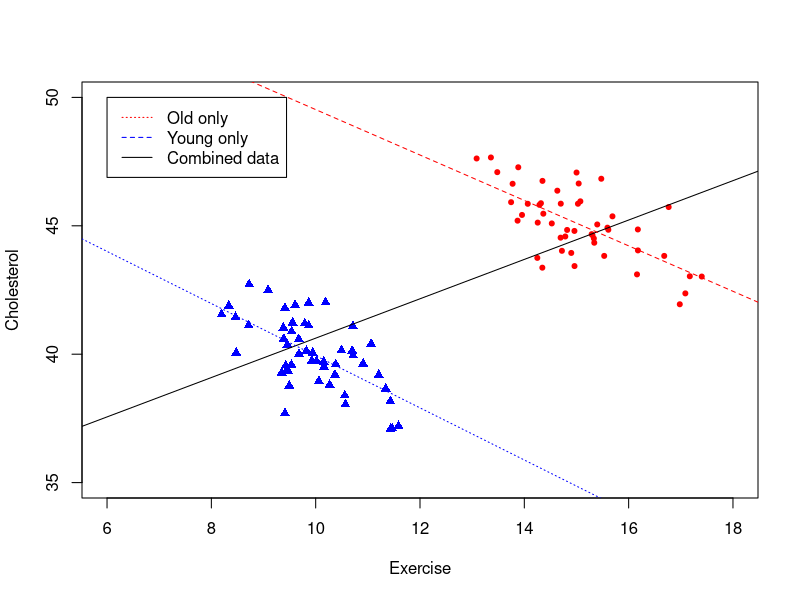
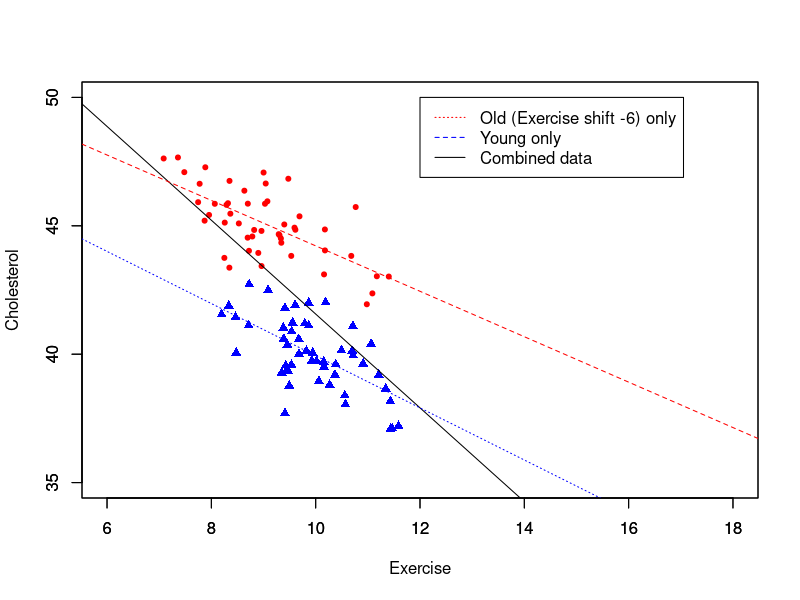
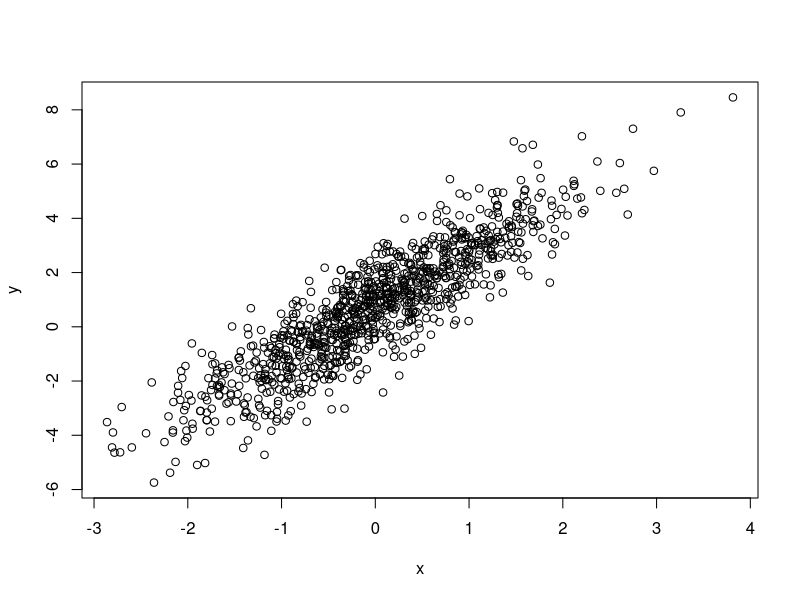
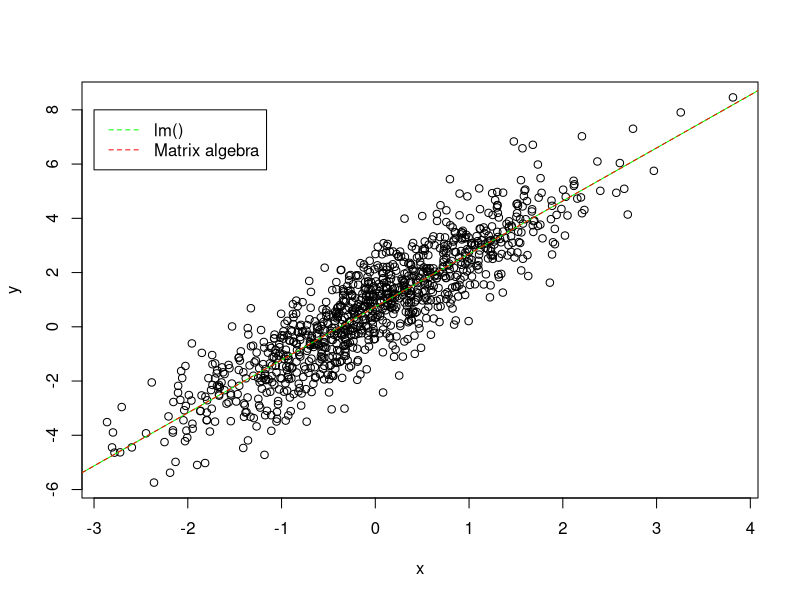
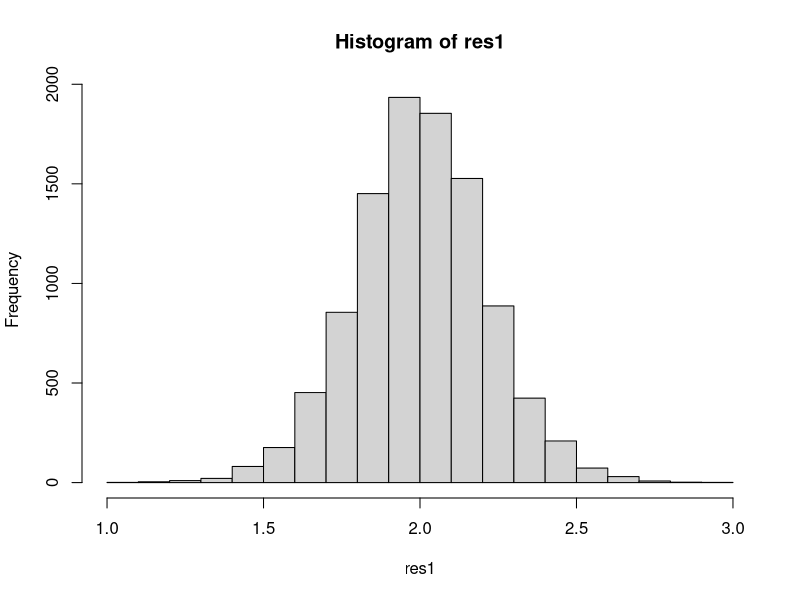
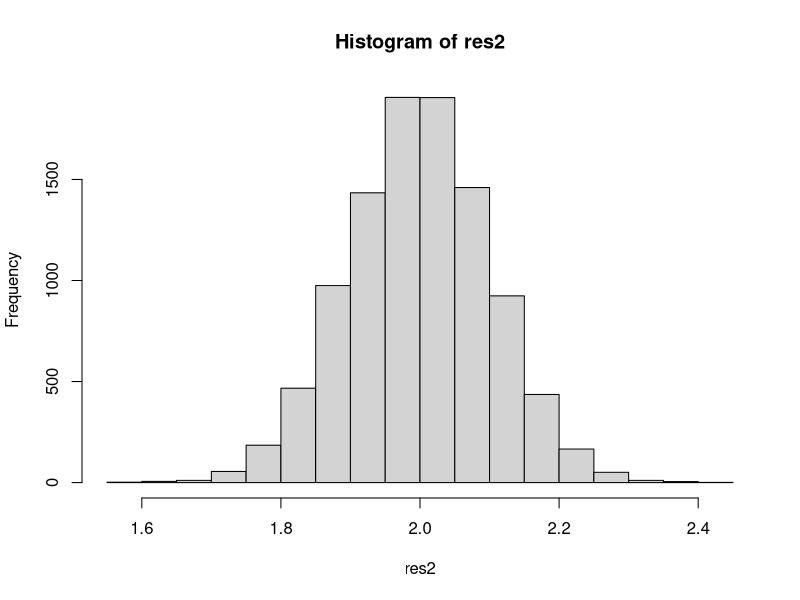
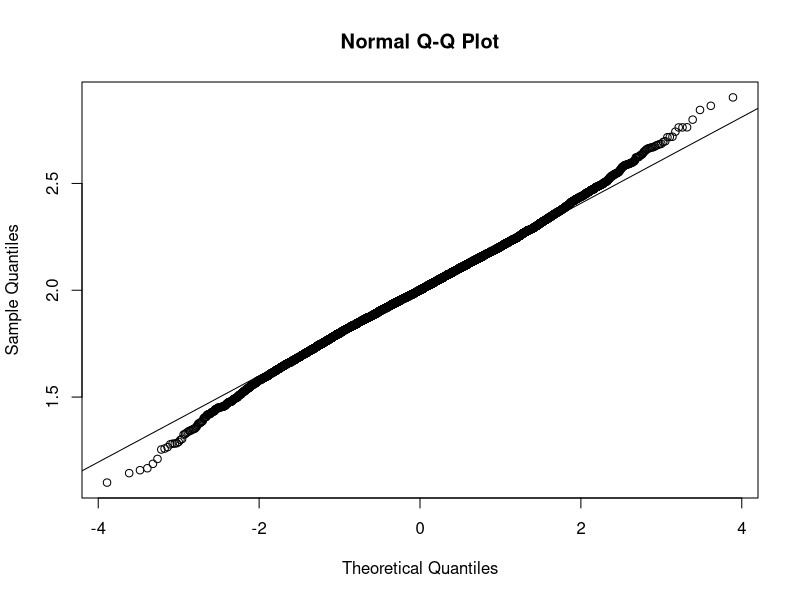
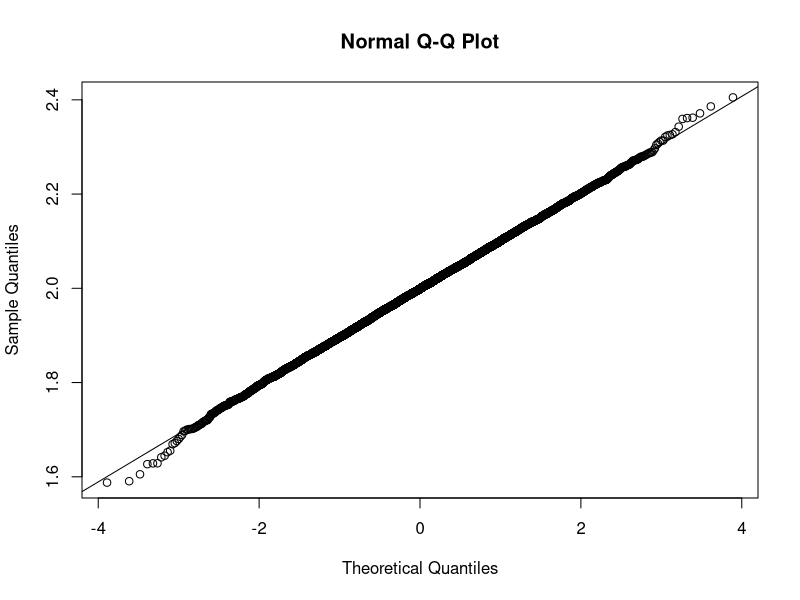

The R script that drew these images, in order:
## ---- chunk 1
knitr::opts_chunk$set(echo = TRUE)
## ---- chunk 2
library(Matrix)
library(MASS) # For Moore-Penrose pseudo-inverse ginv()
rankMatrix(matrix(c(1,1,2,2),nrow=2))
rankMatrix(matrix(c(1,1,2,2,1,2),nrow=3))
rankMatrix(matrix(c(1,1,2,0),nrow=2))
rankMatrix(matrix(c(1,2,3,2,0,2),nrow=3))
## ---- chunk 3
df = read.csv("exercise_and_cholesterol.csv")
old_df = df[df$Age=="Old",]
young_df = df[df$Age=="Young",]

attach(df)
plot(Cholesterol ~ Exercise,col=ifelse(Age=="Old","red","blue"),pch=ifelse(Age=="Old",20,17),ylim=c(35,50),xlim=c(6,18))

all_model = lm(Cholesterol ~ Exercise, data=df)
young_model = lm(Cholesterol ~ Exercise, data=young_df)
old_model = lm(Cholesterol ~ Exercise, data=old_df)
abline(all_model$coefficients[1],all_model$coefficients[2], lty="solid")
abline(young_model$coefficients[1],young_model$coefficients[2], lty="dotted",col="blue")
abline(old_model$coefficients[1],old_model$coefficients[2], lty="dashed",col="red")
legend(6, 50, legend=c("Old only", "Young only","Combined data"),
       col=c("red", "blue","black"), lty=c("dotted","dashed","solid"), cex=1)
## ---- chunk 4
df_alter=df
df_alter[df_alter$Age=="Old",]$Exercise = df_alter[df_alter$Age=="Old",]$Exercise - 6
old_df_alter = old_df
old_df_alter$Exercise = old_df_alter$Exercise - 6

plot(young_df$Cholesterol ~ young_df$Exercise,col="blue",pch=17,ylim=c(35,50),xlim=c(6,18),xlab="",ylab="")
par(new=TRUE)
plot(old_df_alter$Cholesterol ~ old_df_alter$Exercise,col="red",pch=20,ylim=c(35,50),xlim=c(6,18),xlab="Exercise",ylab="Cholesterol")

all_model = lm(Cholesterol ~ Exercise, data=df_alter)
young_model = lm(Cholesterol ~ Exercise, data=young_df)
old_model = lm(Cholesterol ~ Exercise, data=old_df_alter)
abline(all_model$coefficients[1],all_model$coefficients[2], lty="solid")
abline(young_model$coefficients[1],young_model$coefficients[2], lty="dotted",col="blue")
abline(old_model$coefficients[1],old_model$coefficients[2], lty="dashed",col="red")
legend(12, 50, legend=c("Old (Exercise shift -6) only", "Young only","Combined data"),
       col=c("red", "blue","black"), lty=c("dotted","dashed","solid"), cex=1)

## ---- chunk 5
set.seed(37)
# Data generation
x = rnorm(1000) # Sample 1000 points from N(0, 1)
e = rnorm(1000)
y = 0.7 + 2*x + e
plot(y ~ x)
## ---- chunk 6
# Use lm()
model = lm(y ~ x)
summary(model)
# y = 0.734 + 1.954 * x
## ---- chunk 7
# Use matrix algebra
X = cbind(rep(1,1000),x) # Add bias(constant for intercept) to data matrix
Y = y
beta_h = ginv(t(X)%*%X)%*%t(X)%*%Y
beta_h # \beta0 = 0.734, \beta1 = 1.954

plot(y ~ x)
abline(model$coefficients[1],model$coefficients[2],col="green")
abline(beta_h[1],beta_h[2],col="red",lty="dashed")
legend(-3,8,legend=c("lm()", "Matrix algebra"),col=c("green","red"),lty=c("dashed","dashed"))
## ---- chunk 8
X = cbind(rep(1,1000), x)
Y = y
# Objective function
fun = function(beta) {
  sum((Y - X%*%beta)^2)
}
# Start optimization with random initialization
optim(runif(2),fun) # \beta0 = 0.734, \beta1 = 1.954
## ---- chunk 9
beta1 = cov(x,y)/var(x)
beta0 = mean(y) - beta1*mean(x)
beta0 # 0.734
beta1 # 1.954
## ---- chunk 10
set.seed(37)
S = 10000
single_loop = function(N) {
  x = rnorm(N)
  e = rnorm(N)
  Y = 0.7 + 2*x + e
  X = cbind(rep(1,N),x)
  beta_h = ginv(t(X)%*%X)%*%t(X)%*%Y
  beta1 = beta_h[2]
}
vec_loop = Vectorize(single_loop)


res1 = vec_loop(rep(25,S))
hist(res1)
res2 = vec_loop(rep(100,S))
hist(res2)
mean(res1) # 2.002271
mean(res2) # 1.998513
var(res1) # 0.04465469
var(res2) # 0.01046778
t.test(res1, res2, alternative = "two.sided", var.equal = FALSE) # p-value = 0.1095

# Test normality
library(nortest)
#Anderson-Darling normality test
ad.test(res1) # p-value = 2.064e-08
qqnorm(res1)
qqline(res1)

ad.test(res1) # p-value = 2.064e-08
qqnorm(res2)
qqline(res2)
## ---- chunk 11
set.seed(37)
S = 10000
single_loop = function(N) {
  x = rnorm(N)
  e = runif(N)
  Y = 0.7 + 2*x + e
  X = cbind(rep(1,N),x)
  beta_h = ginv(t(X)%*%X)%*%t(X)%*%Y
  beta1 = beta_h[2]
}
vec_loop = Vectorize(single_loop)

res1 = vec_loop(rep(25,S))
hist(res1)
res2 = vec_loop(rep(100,S))
hist(res2)
mean(res1) # 1.999372
mean(res2) # 2.000016
var(res1) # 0.003772373
var(res2) # 0.0008630136
t.test(res1, res2, alternative = "two.sided", var.equal = TRUE) # p-value = 0.3446

#Anderson-Darling normality test
ad.test(res1) # p-value = 0.4207
qqnorm(res1)
qqline(res1)

ad.test(res1) # p-value = 0.4207
qqnorm(res2)
qqline(res2)
## ---- chunk 12
set.seed(37)
S = 10000
single_loop = function(N) {
  x = rnorm(N)
  e = rcauchy(N)
  Y = 0.7 + 2*x + e
  X = cbind(rep(1,N),x)
  beta_h = ginv(t(X)%*%X)%*%t(X)%*%Y
  beta1 = beta_h[2]
}
vec_loop = Vectorize(single_loop)

res1 = vec_loop(rep(25,S))
hist(res1)
res2 = vec_loop(rep(100,S))
hist(res2)
mean(res1) # 1.907382
mean(res2) # -1.599096
var(res1) # 3427.213
var(res2) # 29851.75
t.test(res1, res2, alternative = "two.sided", var.equal = FALSE) # p-value = 0.05461

#Anderson-Darling normality test
ad.test(res1) # p-value = 2.2e-16
qqnorm(res1)
qqline(res1)

ad.test(res1) # p-value = 2.2e-16
qqnorm(res2)
qqline(res2)
